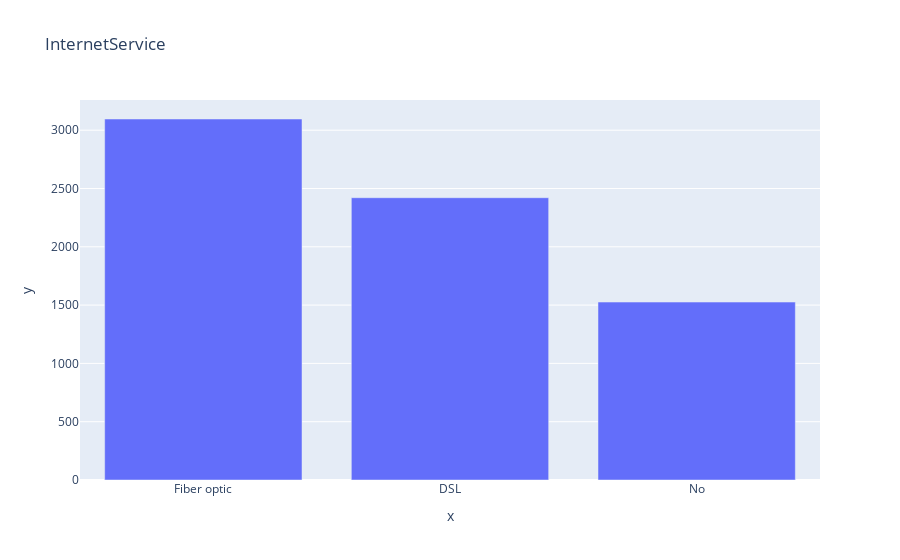

Write notebook code for a chart like this one.
### Code cell
cat_counts = df[cat_cols[6]].value_counts()
px.bar(x=cat_counts.index, y=cat_counts.values, title=cat_cols[6])

### Figure 1 — Plotly figure (JSON) as saved in the notebook; plotly's stock layout.template omitted (floating-point values rounded to 4 significant figures)
{"data": [{"hovertemplate": "x=%{x}<br>y=%{y}<extra></extra>", "legendgroup": "", "marker": {"color": "#636efa", "pattern": {"shape": ""}}, "name": "", "orientation": "v", "showlegend": false, "textposition": "auto", "type": "bar", "x": ["Fiber optic", "DSL", "No"], "xaxis": "x", "y": [3096, 2421, 1526], "yaxis": "y"}], "layout": {"barmode": "relative", "legend": {"tracegroupgap": 0}, "title": {"text": "InternetService"}, "xaxis": {"anchor": "y", "domain": [0, 1], "title": {"text": "x"}}, "yaxis": {"anchor": "x", "domain": [0, 1], "title": {"text": "y"}}}}
